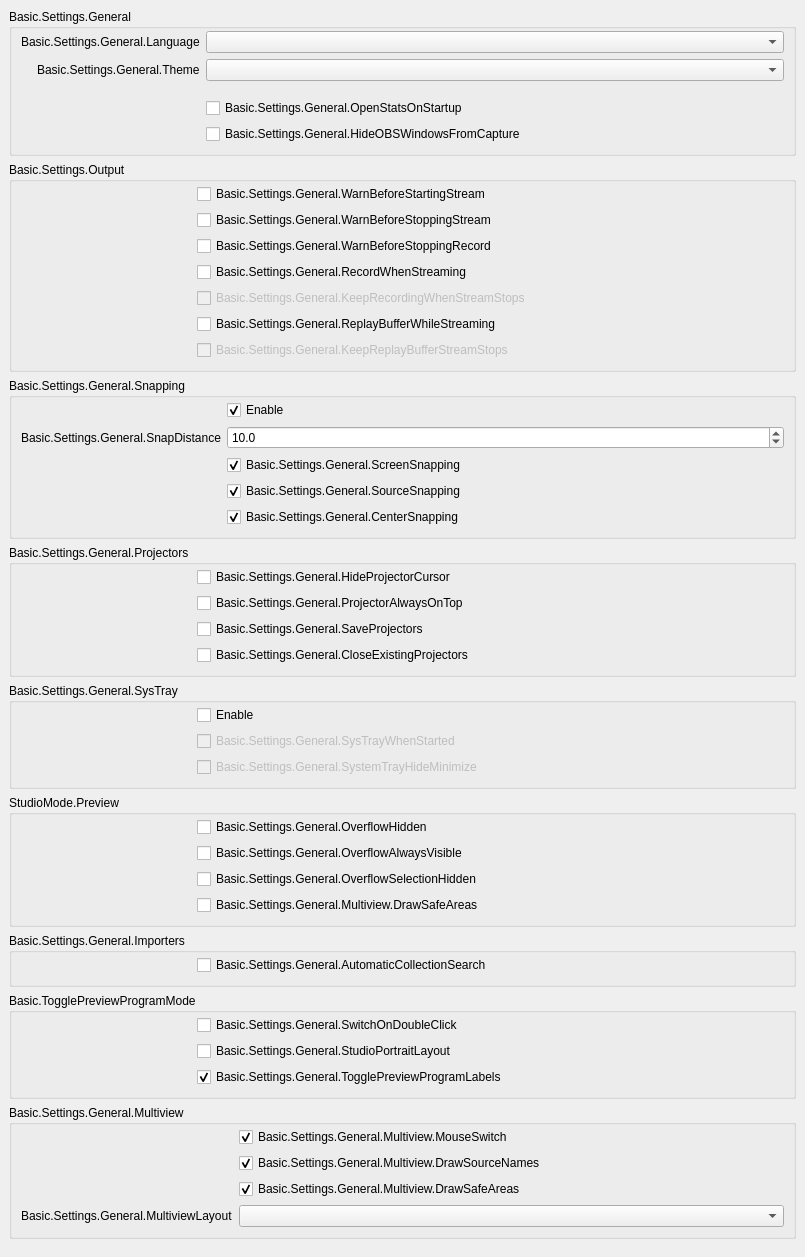
           <widget class="QWidget" name="scrollAreaWidgetContents_2">
            <property name="geometry">
             <rect>
              <x>0</x>
              <y>0</y>
              <width>805</width>
              <height>1039</height>
             </rect>
            </property>
            <layout class="QVBoxLayout" name="verticalLayout_19">
             <property name="leftMargin">
              <number>0</number>
             </property>
             <property name="topMargin">
              <number>0</number>
             </property>
             <property name="rightMargin">
              <number>0</number>
             </property>
             <property name="bottomMargin">
              <number>9</number>
             </property>
             <item>
              <widget class="QFrame" name="widget_2">
               <layout class="QVBoxLayout" name="verticalLayout_20">
                <item>
                 <widget class="QGroupBox" name="groupBox_15">
                  <property name="title">
                   <string>Basic.Settings.General</string>
                  </property>
                  <layout class="QFormLayout" name="formLayout_32">
                   <property name="fieldGrowthPolicy">
                    <enum>QFormLayout::AllNonFixedFieldsGrow</enum>
                   </property>
                   <property name="labelAlignment">
                    <set>Qt::AlignRight|Qt::AlignTrailing|Qt::AlignVCenter</set>
                   </property>
                   <property name="topMargin">
                    <number>2</number>
                   </property>
                   <item row="0" column="0">
                    <widget class="QLabel" name="label">
                     <property name="text">
                      <string>Basic.Settings.General.Language</string>
                     </property>
                     <property name="buddy">
                      <cstring>language</cstring>
                     </property>
                    </widget>
                   </item>
                   <item row="0" column="1">
                    <widget class="QComboBox" name="language"/>
                   </item>
                   <item row="1" column="0">
                    <widget class="QLabel" name="label_42">
                     <property name="text">
                      <string>Basic.Settings.General.Theme</string>
                     </property>
                     <property name="buddy">
                      <cstring>theme</cstring>
                     </property>
                    </widget>
                   </item>
                   <item row="1" column="1">
                    <widget class="QComboBox" name="theme"/>
                   </item>
                   <item row="2" column="0">
                    <spacer name="horizontalSpacer_3">
                     <property name="orientation">
                      <enum>Qt::Horizontal</enum>
                     </property>
                     <property name="sizeType">
                      <enum>QSizePolicy::Fixed</enum>
                     </property>
                     <property name="sizeHint" stdset="0">
                      <size>
                       <width>170</width>
                       <height>5</height>
                      </size>
                     </property>
                    </spacer>
                   </item>
                   <item row="3" column="1">
                    <widget class="QCheckBox" name="openStatsOnStartup">
                     <property name="text">
                      <string>Basic.Settings.General.OpenStatsOnStartup</string>
                     </property>
                    </widget>
                   </item>
                   <item row="4" column="1">
                    <widget class="QCheckBox" name="hideOBSFromCapture">
                     <property name="toolTip">
                      <string>Basic.Settings.General.HideOBSWindowsFromCapture.Tooltip</string>
                     </property>
                     <property name="text">
                      <string>Basic.Settings.General.HideOBSWindowsFromCapture</string>
                     </property>
                    </widget>
                   </item>
                  </layout>
                 </widget>
                </item>
                <item>
                 <widget class="QGroupBox" name="groupBox_16">
                  <property name="title">
                   <string>Basic.Settings.Output</string>
                  </property>
                  <layout class="QFormLayout" name="formLayout_2">
                   <property name="fieldGrowthPolicy">
                    <enum>QFormLayout::AllNonFixedFieldsGrow</enum>
                   </property>
                   <property name="topMargin">
                    <number>2</number>
                   </property>
                   <item row="0" column="0">
                    <spacer name="horizontalSpacer_5">
                     <property name="orientation">
                      <enum>Qt::Horizontal</enum>
                     </property>
                     <property name="sizeType">
                      <enum>QSizePolicy::Fixed</enum>
                     </property>
                     <property name="sizeHint" stdset="0">
                      <size>
                       <width>170</width>
                       <height>5</height>
                      </size>
                     </property>
                    </spacer>
                   </item>
                   <item row="0" column="1">
                    <widget class="QCheckBox" name="warnBeforeStreamStart">
                     <property name="text">
                      <string>Basic.Settings.General.WarnBeforeStartingStream</string>
                     </property>
                    </widget>
                   </item>
                   <item row="1" column="1">
                    <widget class="QCheckBox" name="warnBeforeStreamStop">
                     <property name="text">
                      <string>Basic.Settings.General.WarnBeforeStoppingStream</string>
                     </property>
                    </widget>
                   </item>
                   <item row="2" column="1">
                    <widget class="QCheckBox" name="warnBeforeRecordStop">
                     <property name="text">
                      <string>Basic.Settings.General.WarnBeforeStoppingRecord</string>
                     </property>
                    </widget>
                   </item>
                   <item row="3" column="1">
                    <widget class="QCheckBox" name="recordWhenStreaming">
                     <property name="text">
                      <string>Basic.Settings.General.RecordWhenStreaming</string>
                     </property>
                    </widget>
                   </item>
                   <item row="4" column="1">
                    <widget class="QCheckBox" name="keepRecordStreamStops">
                     <property name="enabled">
                      <bool>false</bool>
                     </property>
                     <property name="text">
                      <string>Basic.Settings.General.KeepRecordingWhenStreamStops</string>
                     </property>
                    </widget>
                   </item>
                   <item row="5" column="1">
                    <widget class="QCheckBox" name="replayWhileStreaming">
                     <property name="text">
                      <string>Basic.Settings.General.ReplayBufferWhileStreaming</string>
                     </property>
                    </widget>
                   </item>
                   <item row="6" column="1">
                    <widget class="QCheckBox" name="keepReplayStreamStops">
                     <property name="enabled">
                      <bool>false</bool>
                     </property>
                     <property name="text">
                      <string>Basic.Settings.General.KeepReplayBufferStreamStops</string>
                     </property>
                    </widget>
                   </item>
                  </layout>
                 </widget>
                </item>
                <item>
                 <widget class="QGroupBox" name="groupBox_10">
                  <property name="enabled">
                   <bool>true</bool>
                  </property>
                  <property name="sizePolicy">
                   <sizepolicy hsizetype="Preferred" vsizetype="Maximum">
                    <horstretch>0</horstretch>
                    <verstretch>0</verstretch>
                   </sizepolicy>
                  </property>
                  <property name="title">
                   <string>Basic.Settings.General.Snapping</string>
                  </property>
                  <property name="flat">
                   <bool>false</bool>
                  </property>
                  <layout class="QFormLayout" name="formLayout_21">
                   <property name="fieldGrowthPolicy">
                    <enum>QFormLayout::AllNonFixedFieldsGrow</enum>
                   </property>
                   <property name="labelAlignment">
                    <set>Qt::AlignRight|Qt::AlignTrailing|Qt::AlignVCenter</set>
                   </property>
                   <property name="topMargin">
                    <number>2</number>
                   </property>
                   <item row="0" column="1">
                    <widget class="QCheckBox" name="snappingEnabled">
                     <property name="text">
                      <string>Enable</string>
                     </property>
                     <property name="checked">
                      <bool>true</bool>
                     </property>
                    </widget>
                   </item>
                   <item row="2" column="1">
                    <widget class="QCheckBox" name="screenSnapping">
                     <property name="text">
                      <string>Basic.Settings.General.ScreenSnapping</string>
                     </property>
                     <property name="checked">
                      <bool>true</bool>
                     </property>
                    </widget>
                   </item>
                   <item row="4" column="1">
                    <widget class="QCheckBox" name="centerSnapping">
                     <property name="text">
                      <string>Basic.Settings.General.CenterSnapping</string>
                     </property>
                     <property name="checked">
                      <bool>true</bool>
                     </property>
                    </widget>
                   </item>
                   <item row="3" column="1">
                    <widget class="QCheckBox" name="sourceSnapping">
                     <property name="text">
                      <string>Basic.Settings.General.SourceSnapping</string>
                     </property>
                     <property name="checked">
                      <bool>true</bool>
                     </property>
                    </widget>
                   </item>
                   <item row="1" column="1">
                    <widget class="QDoubleSpinBox" name="snapDistance">
                     <property name="decimals">
                      <number>1</number>
                     </property>
                     <property name="singleStep">
                      <double>0.500000000000000</double>
                     </property>
                     <property name="value">
                      <double>10.000000000000000</double>
                     </property>
                    </widget>
                   </item>
                   <item row="1" column="0">
                    <widget class="QLabel" name="label_9">
                     <property name="text">
                      <string>Basic.Settings.General.SnapDistance</string>
                     </property>
                     <property name="buddy">
                      <cstring>snapDistance</cstring>
                     </property>
                    </widget>
                   </item>
                   <item row="3" column="0">
                    <spacer name="horizontalSpacer_4">
                     <property name="orientation">
                      <enum>Qt::Horizontal</enum>
                     </property>
                     <property name="sizeType">
                      <enum>QSizePolicy::Fixed</enum>
                     </property>
                     <property name="sizeHint" stdset="0">
                      <size>
                       <width>170</width>
                       <height>5</height>
                      </size>
                     </property>
                    </spacer>
                   </item>
                  </layout>
                 </widget>
                </item>
                <item>
                 <widget class="QGroupBox" name="groupBox_14">
                  <property name="title">
                   <string>Basic.Settings.General.Projectors</string>
                  </property>
                  <layout class="QFormLayout" name="formLayout_28">
                   <property name="fieldGrowthPolicy">
                    <enum>QFormLayout::AllNonFixedFieldsGrow</enum>
                   </property>
                   <property name="topMargin">
                    <number>2</number>
                   </property>
                   <item row="0" column="1">
                    <widget class="QCheckBox" name="hideProjectorCursor">
                     <property name="text">
                      <string>Basic.Settings.General.HideProjectorCursor</string>
                     </property>
                    </widget>
                   </item>
                   <item row="1" column="1">
                    <widget class="QCheckBox" name="projectorAlwaysOnTop">
                     <property name="text">
                      <string>Basic.Settings.General.ProjectorAlwaysOnTop</string>
                     </property>
                    </widget>
                   </item>
                   <item row="2" column="1">
                    <widget class="QCheckBox" name="saveProjectors">
                     <property name="text">
                      <string>Basic.Settings.General.SaveProjectors</string>
                     </property>
                    </widget>
                   </item>
                   <item row="3" column="1">
                    <widget class="QCheckBox" name="closeProjectors">
                     <property name="text">
                      <string>Basic.Settings.General.CloseExistingProjectors</string>
                     </property>
                    </widget>
                   </item>
                   <item row="1" column="0">
                    <spacer name="horizontalSpacer">
                     <property name="orientation">
                      <enum>Qt::Horizontal</enum>
                     </property>
                     <property name="sizeType">
                      <enum>QSizePolicy::Fixed</enum>
                     </property>
                     <property name="sizeHint" stdset="0">
                      <size>
                       <width>170</width>
                       <height>5</height>
                      </size>
                     </property>
                    </spacer>
                   </item>
                  </layout>
                 </widget>
                </item>
                <item>
                 <widget class="QGroupBox" name="groupBox_13">
                  <property name="title">
                   <string>Basic.Settings.General.SysTray</string>
                  </property>
                  <layout class="QFormLayout" name="formLayout_29">
                   <property name="fieldGrowthPolicy">
                    <enum>QFormLayout::AllNonFixedFieldsGrow</enum>
                   </property>
                   <property name="topMargin">
                    <number>2</number>
                   </property>
                   <item row="0" column="1">
                    <widget class="QCheckBox" name="systemTrayEnabled">
                     <property name="text">
                      <string>Enable</string>
                     </property>
                    </widget>
                   </item>
                   <item row="1" column="1">
                    <widget class="QCheckBox" name="systemTrayWhenStarted">
                     <property name="enabled">
                      <bool>false</bool>
                     </property>
                     <property name="text">
                      <string>Basic.Settings.General.SysTrayWhenStarted</string>
                     </property>
                    </widget>
                   </item>
                   <item row="2" column="1">
                    <widget class="QCheckBox" name="systemTrayAlways">
                     <property name="enabled">
                      <bool>false</bool>
                     </property>
                     <property name="text">
                      <string>Basic.Settings.General.SystemTrayHideMinimize</string>
                     </property>
                    </widget>
                   </item>
                   <item row="1" column="0">
                    <spacer name="horizontalSpacer_2">
                     <property name="orientation">
                      <enum>Qt::Horizontal</enum>
                     </property>
                     <property name="sizeType">
                      <enum>QSizePolicy::Fixed</enum>
                     </property>
                     <property name="sizeHint" stdset="0">
                      <size>
                       <width>170</width>
                       <height>5</height>
                      </size>
                     </property>
                    </spacer>
                   </item>
                  </layout>
                 </widget>
                </item>
                <item>
                 <widget class="QGroupBox" name="groupBox_18">
                  <property name="title">
                   <string>StudioMode.Preview</string>
                  </property>
                  <layout class="QFormLayout" name="formLayout_35">
                   <property name="fieldGrowthPolicy">
                    <enum>QFormLayout::AllNonFixedFieldsGrow</enum>
                   </property>
                   <property name="labelAlignment">
                    <set>Qt::AlignRight|Qt::AlignTrailing|Qt::AlignVCenter</set>
                   </property>
                   <property name="topMargin">
                    <number>2</number>
                   </property>
                   <item row="1" column="1">
                    <widget class="QCheckBox" name="overflowAlwaysVisible">
                     <property name="text">
                      <string>Basic.Settings.General.OverflowAlwaysVisible</string>
                     </property>
                    </widget>
                   </item>
                   <item row="0" column="0">
                    <spacer name="horizontalSpacer_25">
                     <property name="orientation">
                      <enum>Qt::Horizontal</enum>
                     </property>
                     <property name="sizeHint" stdset="0">
                      <size>
                       <width>170</width>
                       <height>5</height>
                      </size>
                     </property>
                    </spacer>
                   </item>
                   <item row="2" column="1">
                    <widget class="QCheckBox" name="overflowSelectionHide">
                     <property name="text">
                      <string>Basic.Settings.General.OverflowSelectionHidden</string>
                     </property>
                    </widget>
                   </item>
                   <item row="3" column="1">
                    <widget class="QCheckBox" name="previewSafeAreas">
                     <property name="text">
                      <string>Basic.Settings.General.Multiview.DrawSafeAreas</string>
                     </property>
                    </widget>
                   </item>
                   <item row="0" column="1">
                    <widget class="QCheckBox" name="overflowHide">
                     <property name="text">
                      <string>Basic.Settings.General.OverflowHidden</string>
                     </property>
                    </widget>
                   </item>
                  </layout>
                 </widget>
                </item>
                <item>
                 <widget class="QGroupBox" name="groupBox_19">
                  <property name="title">
                   <string>Basic.Settings.General.Importers</string>
                  </property>
                  <layout class="QFormLayout" name="formLayout_36">
                   <property name="fieldGrowthPolicy">
                    <enum>QFormLayout::AllNonFixedFieldsGrow</enum>
                   </property>
                   <property name="labelAlignment">
                    <set>Qt::AlignRight|Qt::AlignTrailing|Qt::AlignVCenter</set>
                   </property>
                   <property name="topMargin">
                    <number>2</number>
                   </property>
                   <item row="0" column="0">
                    <spacer name="horizontalSpacer_26">
                     <property name="orientation">
                      <enum>Qt::Horizontal</enum>
                     </property>
                     <property name="sizeHint" stdset="0">
                      <size>
                       <width>170</width>
                       <height>5</height>
                      </size>
                     </property>
                    </spacer>
                   </item>
                   <item row="0" column="1">
                    <widget class="QCheckBox" name="automaticSearch">
                     <property name="text">
                      <string>Basic.Settings.General.AutomaticCollectionSearch</string>
                     </property>
                    </widget>
                   </item>
                  </layout>
                 </widget>
                </item>
                <item>
                 <widget class="QGroupBox" name="groupBox_11">
                  <property name="title">
                   <string>Basic.TogglePreviewProgramMode</string>
                  </property>
                  <layout class="QFormLayout" name="formLayout_31">
                   <property name="fieldGrowthPolicy">
                    <enum>QFormLayout::AllNonFixedFieldsGrow</enum>
                   </property>
                   <property name="labelAlignment">
                    <set>Qt::AlignRight|Qt::AlignTrailing|Qt::AlignVCenter</set>
                   </property>
                   <property name="topMargin">
                    <number>2</number>
                   </property>
                   <item row="0" column="1">
                    <widget class="QCheckBox" name="doubleClickSwitch">
                     <property name="text">
                      <string>Basic.Settings.General.SwitchOnDoubleClick</string>
                     </property>
                    </widget>
                   </item>
                   <item row="0" column="0">
                    <spacer name="horizontalSpacer_6">
                     <property name="orientation">
                      <enum>Qt::Horizontal</enum>
                     </property>
                     <property name="sizeHint" stdset="0">
                      <size>
                       <width>170</width>
                       <height>5</height>
                      </size>
                     </property>
                    </spacer>
                   </item>
                   <item row="1" column="1">
                    <widget class="QCheckBox" name="studioPortraitLayout">
                     <property name="text">
                      <string>Basic.Settings.General.StudioPortraitLayout</string>
                     </property>
                    </widget>
                   </item>
                   <item row="2" column="1">
                    <widget class="QCheckBox" name="prevProgLabelToggle">
                     <property name="text">
                      <string>Basic.Settings.General.TogglePreviewProgramLabels</string>
                     </property>
                     <property name="checked">
                      <bool>true</bool>
                     </property>
                    </widget>
                   </item>
                  </layout>
                 </widget>
                </item>
                <item>
                 <widget class="QGroupBox" name="groupBoxMultiview">
                  <property name="title">
                   <string>Basic.Settings.General.Multiview</string>
                  </property>
                  <layout class="QFormLayout" name="formLayoutMultiview">
                   <property name="fieldGrowthPolicy">
                    <enum>QFormLayout::AllNonFixedFieldsGrow</enum>
                   </property>
                   <property name="labelAlignment">
                    <set>Qt::AlignRight|Qt::AlignTrailing|Qt::AlignVCenter</set>
                   </property>
                   <property name="topMargin">
                    <number>2</number>
                   </property>
                   <item row="0" column="0">
                    <spacer name="horizontalSpacerMultiview">
                     <property name="orientation">
                      <enum>Qt::Horizontal</enum>
                     </property>
                     <property name="sizeType">
                      <enum>QSizePolicy::Fixed</enum>
                     </property>
                     <property name="sizeHint" stdset="0">
                      <size>
                       <width>170</width>
                       <height>5</height>
                      </size>
                     </property>
                    </spacer>
                   </item>
                   <item row="0" column="1">
                    <widget class="QCheckBox" name="multiviewMouseSwitch">
                     <property name="text">
                      <string>Basic.Settings.General.Multiview.MouseSwitch</string>
                     </property>
                     <property name="checked">
                      <bool>true</bool>
                     </property>
                    </widget>
                   </item>
                   <item row="1" column="1">
                    <widget class="QCheckBox" name="multiviewDrawNames">
                     <property name="text">
                      <string>Basic.Settings.General.Multiview.DrawSourceNames</string>
                     </property>
                     <property name="checked">
                      <bool>true</bool>
                     </property>
                    </widget>
                   </item>
                   <item row="2" column="1">
                    <widget class="QCheckBox" name="multiviewDrawAreas">
                     <property name="text">
                      <string>Basic.Settings.General.Multiview.DrawSafeAreas</string>
                     </property>
                     <property name="checked">
                      <bool>true</bool>
                     </property>
                    </widget>
                   </item>
                   <item row="3" column="1">
                    <widget class="QComboBox" name="multiviewLayout"/>
                   </item>
                   <item row="3" column="0">
                    <widget class="QLabel" name="label_64">
                     <property name="text">
                      <string>Basic.Settings.General.MultiviewLayout</string>
                     </property>
                     <property name="buddy">
                      <cstring>multiviewLayout</cstring>
                     </property>
                    </widget>
                   </item>
                  </layout>
                 </widget>
                </item>
               </layout>
              </widget>
             </item>
            </layout>
           </widget>
